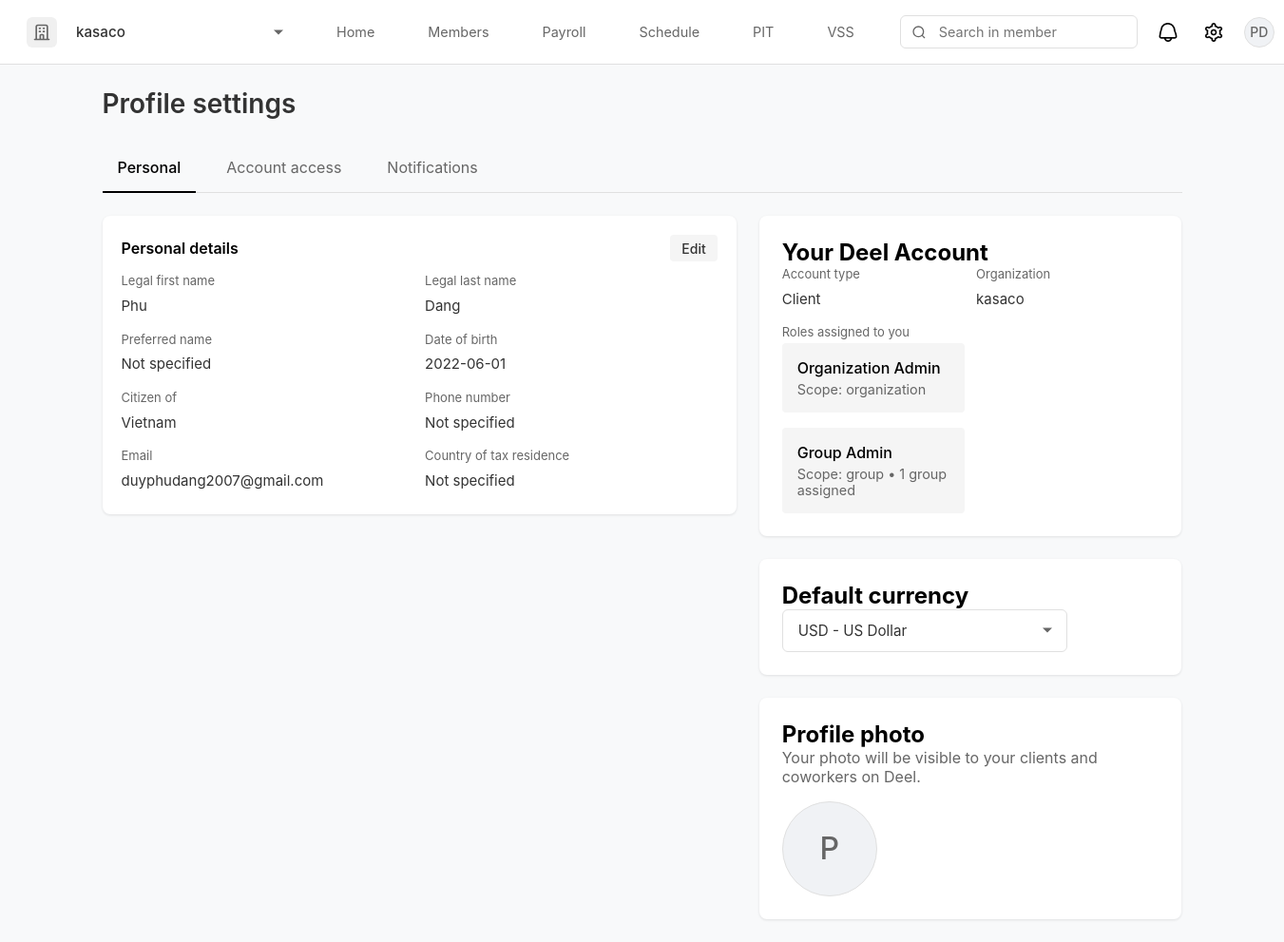
Page /profile/settings (signed in) on the earlier database version.
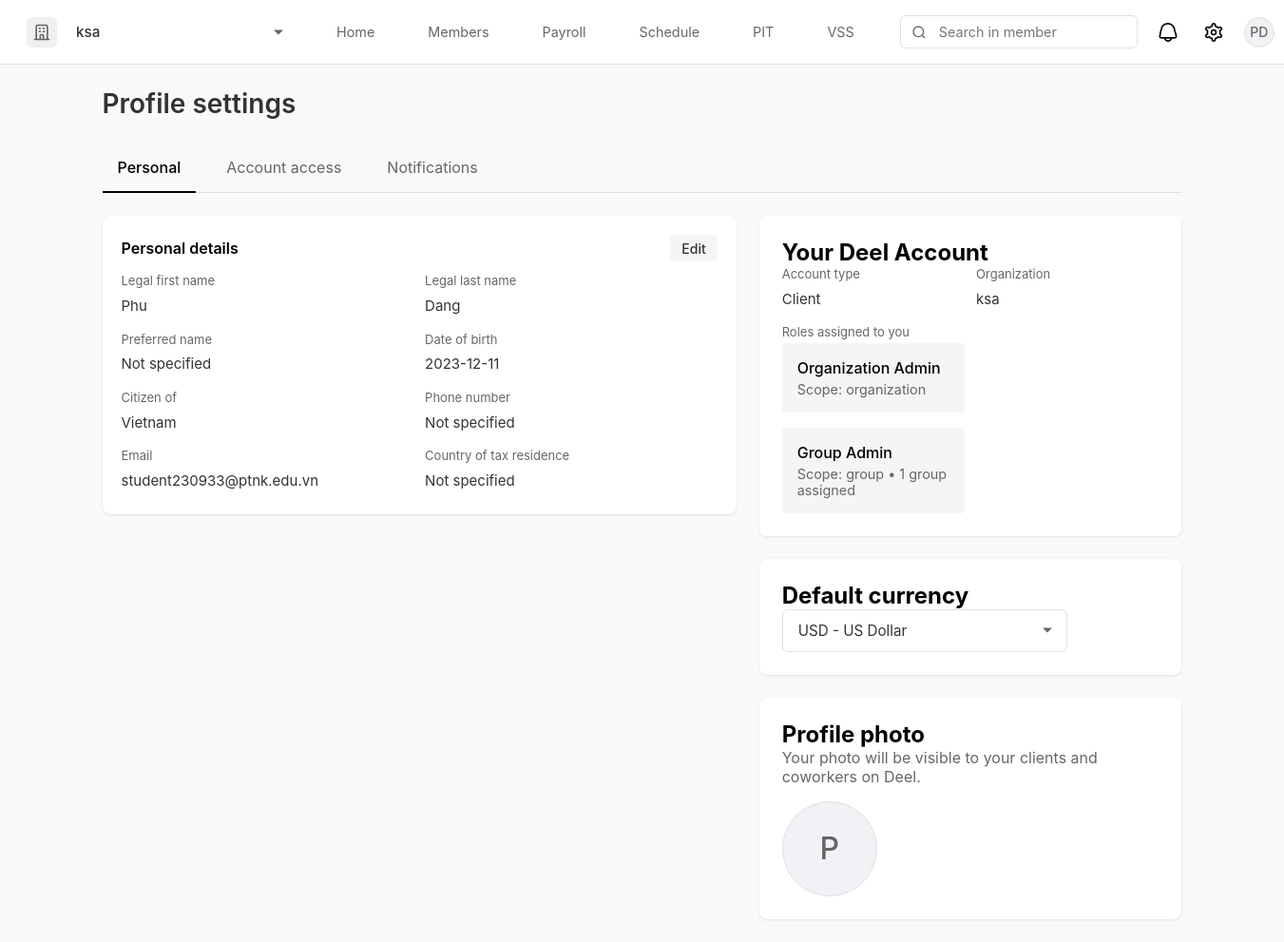
Same page on the later database version.
### app.py (models this page shows, shortened)
class Organization(db.Model):
    id = db.Column(db.Integer, primary_key=True)
    name = db.Column(db.String(120), nullable=False)
    industry = db.Column(db.String(80))
    size = db.Column(db.String(50))
    location = db.Column(db.String(120))
    logo_url = db.Column(db.String(255))
    created_at = db.Column(db.DateTime, default=datetime.utcnow)
    users = db.relationship('User', backref='org', lazy=True)

class User(db.Model):
    id = db.Column(db.Integer, primary_key=True)
    email = db.Column(db.String(120), unique=True, nullable=False)
    password = db.Column(db.String(80), nullable=False)
    first_name = db.Column(db.String(80))
    last_name = db.Column(db.String(80))
    preferred_name = db.Column(db.String(80))
    date_of_birth = db.Column(db.String(20))
    citizenship = db.Column(db.String(80))
    phone = db.Column(db.String(20))
    tax_residence = db.Column(db.String(80))
    department = db.Column(db.String(80))
    job_title = db.Column(db.String(80))
    seniority_level = db.Column(db.String(80))
    created_at = db.Column(db.DateTime, default=datetime.utcnow)
    profile_completed = db.Column(db.Boolean, default=False)
    organization_id = db.Column(db.Integer, db.ForeignKey('organization.id'))
    organization = db.relationship('Organization')
    avatar_url = db.Column(db.String(255))
    reset_token = db.Column(db.String(100), unique=True)
    reset_token_expiry = db.Column(db.DateTime)

### app.py (the view)
@app.route('/profile/settings')
def profile_settings():
    if 'user_id' not in session:
        return redirect('/login')
    user = User.query.get(session['user_id'])
    if not user:
        session.pop('user_id', None)
        return redirect('/login')
    return render_template('profile_settings.html', user=user)

### app.py (called while the page is built)
@app.context_processor
def inject_organization():
    if 'user_id' in session:
        user = User.query.get(session['user_id'])
        if user and user.organization_id:
            organization = Organization.query.get(user.organization_id)
            return {'organization': organization}
    return {'organization': None}

### templates/profile_settings.html (shortened to what this page needs)
{% extends "base.html" %}
{% block content %}
<div class="settings-container">
    <h1 class="settings-title">Profile settings</h1>
    <div class="settings-nav">
        <a href="/profile/settings" class="settings-tab active">Personal</a>
        <a href="/profile/account-access" class="settings-tab">Account access</a>
        <a href="#" class="settings-tab">Notifications</a>
    </div>
    <div class="settings-content">
        <div class="left-column">
            <div class="section-header">
                <h2>Personal details</h2>
                <button class="edit-button" onclick="window.location.href='/profile/edit-personal-details'">Edit</button>
            </div>
            <div class="details-grid">
                <div class="detail-item">
                    <label>Legal first name</label>
                    <div class="detail-value">{{ user.first_name }}</div>
                </div>
                <div class="detail-item">
                    <label>Legal last name</label>
                    <div class="detail-value">{{ user.last_name }}</div>
                </div>
                <div class="detail-item">
                    <label>Preferred name</label>
                    <div class="detail-value">{{ user.preferred_name or 'Not specified' }}</div>
                </div>
                <div class="detail-item">
                    <label>Date of birth</label>
                    <div class="detail-value">{{ user.date_of_birth or 'Not specified' }}</div>
                </div>
                <div class="detail-item">
                    <label>Citizen of</label>
                    <div class="detail-value">{{ user.citizenship or 'Not specified' }}</div>
                </div>
                <div class="detail-item">
                    <label>Phone number</label>
                    <div class="detail-value">{{ user.phone or 'Not specified' }}</div>
                </div>
                <div class="detail-item">
                    <label>Email</label>
                    <div class="detail-value">{{ user.email }}</div>
                </div>
                <div class="detail-item">
                    <label>Country of tax residence</label>
                    <div class="detail-value">{{ user.tax_residence or 'Not specified' }}</div>
                </div>
            </div>
        </div>
        <div class="right-column">
        <div class="settings-section">
            <h2>Your Deel Account</h2>
            <div class="details-grid">
                <div class="detail-item">
                    <label>Account type</label>
                    <div class="detail-value">Client</div>
                </div>
                <div class="detail-item">
                    <label>Organization</label>
                    <div class="detail-value">{{ organization.name if organization else 'Not specified' }}</div>
                </div>
                <div class="detail-item wide">
                    <label>Roles assigned to you</label>
                    <div class="roles-list">
                        <div class="role-item">
                            <div class="role-title">Organization Admin</div>
                            <div class="role-scope">Scope: organization</div>
                        </div>
                        <div class="role-item">
                            <div class="role-title">Group Admin</div>
                            <div class="role-scope">Scope: group • 1 group assigned</div>
                        </div>
                    </div>
                </div>
            </div>
        </div>
        <div class="settings-section">
            <h2>Default currency</h2>
            <div class="currency-selector">
                <select class="form-select">
                        <option value="USD">USD - US Dollar</option>
                </select>
            </div>
        </div>
        <div class="settings-section">
            <h2>Profile photo</h2>
            <p class="photo-description">Your photo will be visible to your clients and coworkers on Deel.</p>
            <div class="profile-photo-upload">
                    {% if user and user.avatar_url %}
                        <img src="{{ user.avatar_url }}" alt="Profile photo">
                    {% else %}
                        <div class="avatar-initials">
                            {{ user.first_name[0] if user.first_name else 'U' }}
                        </div>
                    {% endif %}
                </div>
            </div>
        </div>
    </div>
</div>
{% endblock %}

### templates/base.html (shortened to what this page needs)
<!DOCTYPE html>
<html lang="en">
<head>
    <link rel="stylesheet" href="https://cdn.jsdelivr.net/npm/flatpickr/dist/flatpickr.min.css">
</head>
<body>
    {% if not hide_navbar %}
    <nav class="navbar">
        <div class="company-section">
            <div class="company-logo">
                <svg xmlns="http://www.w3.org/2000/svg" fill="none" viewBox="0 0 24 24" stroke="currentColor">
                    <path stroke-linecap="round" stroke-linejoin="round" stroke-width="2" d="M19 21V5a2 2 0 00-2-2H7a2 2 0 00-2 2v16m14 0h2m-2 0h-5m-9 0H3m2 0h5M9 7h1m-1 4h1m4-4h1m-1 4h1m-5 10v-5a1 1 0 011-1h2a1 1 0 011 1v5m-4 0h4" />
                </svg>
            </div>
            <select class="company-select" onchange="if(this.value === 'add') window.location.href='/organization/setup';">
                <option value="{{ organization.id if organization else '' }}">{{ organization.name if organization else 'Select organization' }}</option>
            </select>
        </div>
        <div class="nav-links">
            <a href="/" class="nav-link {% if request.path == '/' %}active{% endif %}">Home</a>
            <a href="/members" class="nav-link {% if request.path == '/members' %}active{% endif %}">Members</a>
            <a href="#" class="nav-link {% if request.path == '/payroll' %}active{% endif %}">Payroll</a>
            <a href="#" class="nav-link {% if request.path == '/schedule' %}active{% endif %}">Schedule</a>
            <a href="#" class="nav-link {% if request.path == '/pit' %}active{% endif %}">PIT</a>
            <a href="#" class="nav-link {% if request.path == '/vss' %}active{% endif %}">VSS</a>
        </div>
        <div class="search-section">
            <div class="search-bar-wrapper">
                <div class="search-icon">
                    <svg viewBox="0 0 24 24" fill="none" stroke="currentColor" stroke-width="2">
                        <circle cx="11" cy="11" r="8"></circle>
                        <path d="M21 21l-4.35-4.35"></path>
                    </svg>
                </div>
                <input type="text" class="search-bar" placeholder="Search in member">
            </div>
            <div class="user-profile">
                <div class="notification-icon">
                    <img src="{{ url_for('static', filename='images/bell.png') }}" alt="Notifications">
                </div>
                <a href="/settings" class="settings-icon">
                    <img src="{{ url_for('static', filename='images/settings.png') }}" alt="Settings">
                </a>
                <div class="profile-pic" id="profileButton">
                    {% if user and user.avatar_url %}
                        <img src="{{ user.avatar_url }}" alt="Profile" style="width: 100%; height: 100%; object-fit: cover;">
                    {% else %}
                        <div class="avatar-initials">
                            {% if user %}
                                {% if user.preferred_name %}
                                    {{ user.preferred_name[0].upper() }}
                                {% elif user.first_name and user.last_name %}
                                    {{ (user.first_name[0] + user.last_name[0]).upper() }}
                                {% elif user.first_name %}
                                    {{ user.first_name[0].upper() }}
                                {% elif user.email %}
                                    {{ user.email[0].upper() }}
                                {% else %}
                                    U
                                {% endif %}
                            {% else %}
                                G
                            {% endif %}
                        </div>
                    {% endif %}
                </div>
            </div>
        </div>
    </nav>
    {% endif %}
    {% block content %}{% endblock %}
</body>
</html>

### templates/base.html (style rules this page uses)
* { margin: 0; padding: 0; box-sizing: border-box; font-family: -apple-system, BlinkMacSystemFont, 'Segoe UI', Roboto, Oxygen, Ubuntu, Cantarell, sans-serif; }
body { background-color: #f8f9fa; min-height: 100vh; }
.navbar { background: white; padding: 0.75rem 1.5rem; border-bottom: 1px solid #e0e0e0; display: flex; align-items: center; gap: 2rem; position: sticky; top: 0; z-index: 100; }
.company-section { display: flex; align-items: center; gap: 0.75rem; padding: 0.25rem; position: relative; cursor: pointer; border-radius: 6px; transition: all 0.2s; }
.company-logo { width: 32px; height: 32px; display: flex; align-items: center; justify-content: center; background-color: #f0f0f0; border-radius: 6px; }
.company-logo svg { width: 20px; height: 20px; color: #666; }
.company-select { appearance: none; -webkit-appearance: none; -moz-appearance: none; background: transparent; border: none; padding: 0.5rem; padding-right: 1.5rem; font-size: 0.95rem; color: #333; cursor: pointer; min-width: 200px; font-weight: 500; }
.company-section::after { content: ''; position: absolute; right: 0.5rem; top: 50%; transform: translateY(-50%); width: 0; height: 0; border-left: 5px solid transparent; border-right: 5px solid transparent; border-top: 5px solid #666; }
select option { padding: 0.75rem 1rem; font-size: 0.95rem; }
.nav-links { display: flex; gap: 1.5rem; align-items: center; }
.nav-link { color: #666; text-decoration: none; font-size: 0.9rem; padding: 0.75rem 1rem; border-radius: 6px; transition: all 0.2s; position: relative; }
.search-section { margin-left: auto; display: flex; align-items: center; gap: 1rem; }
.search-bar-wrapper { position: relative; display: flex; align-items: center; }
.search-bar { padding: 0.5rem 1rem; padding-left: 2.5rem; border: 1px solid #e0e0e0; border-radius: 6px; width: 250px; font-size: 0.9rem; background: white; }
.search-icon { position: absolute; left: 0.75rem; color: #666; display: flex; align-items: center; justify-content: center; }
.search-icon svg { width: 16px; height: 16px; }
.user-profile { display: flex; align-items: center; gap: 1rem; position: relative; }
.notification-icon, .settings-icon { width: 32px; height: 32px; display: flex; align-items: center; justify-content: center; color: #666; cursor: pointer; padding: 0.5rem; border-radius: 50%; transition: all 0.2s; }
.notification-icon img { width: 20px; height: 20px; object-fit: contain; transition: all 0.2s; }
.settings-icon img { width: 20px; height: 20px; object-fit: contain; transition: all 0.2s; }
.profile-pic { width: 32px; height: 32px; border-radius: 50%; cursor: pointer; overflow: hidden; border: 1px solid #e0e0e0; background-color: #f0f2f5; display: flex; align-items: center; justify-content: center; }
.avatar-initials { font-size: 0.875rem; color: #666; font-weight: 500; display: flex; align-items: center; justify-content: center; width: 100%; height: 100%; text-transform: uppercase; }

Differences in the rows shown:
changed Organization: name "kasaco" → "ksa"
changed User "Phu": date_of_birth "2022-06-01" → "2023-12-11"; email "duyphudang2007@gmail.com" → "student230933@ptnk.edu.vn"
